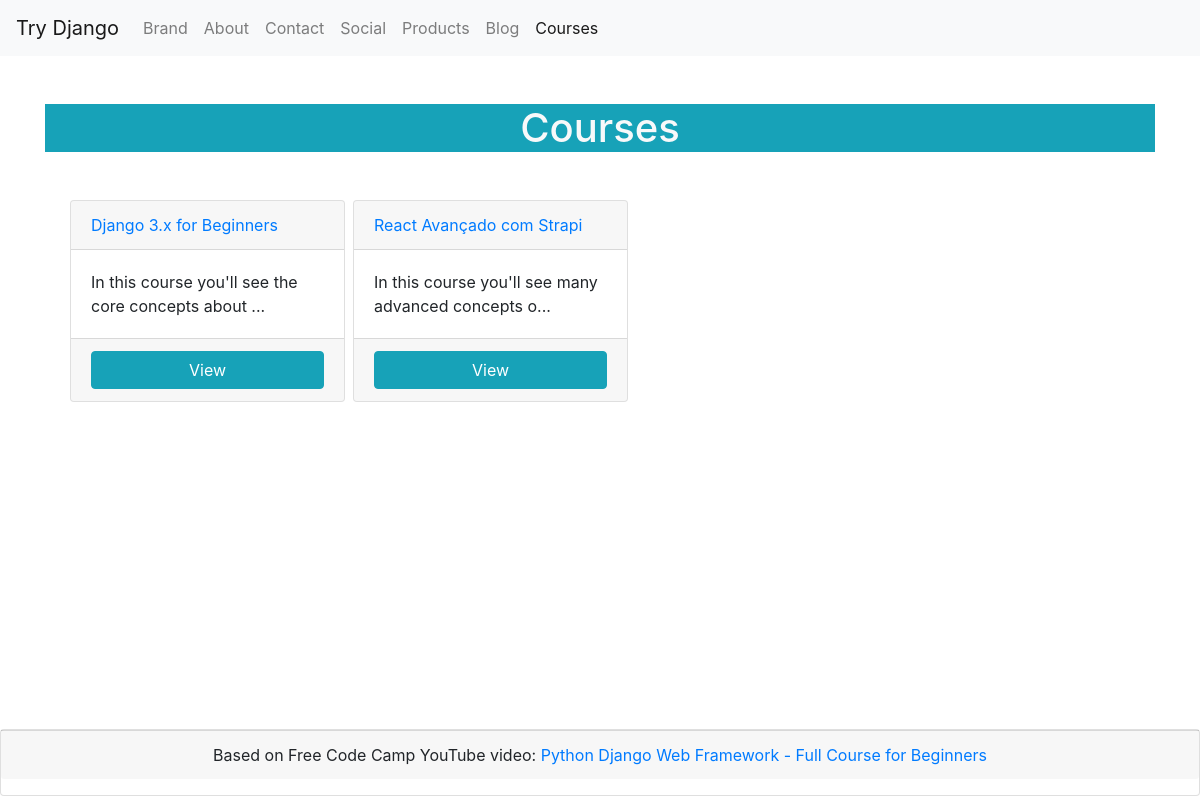
Page /courses/ on the earlier database version.
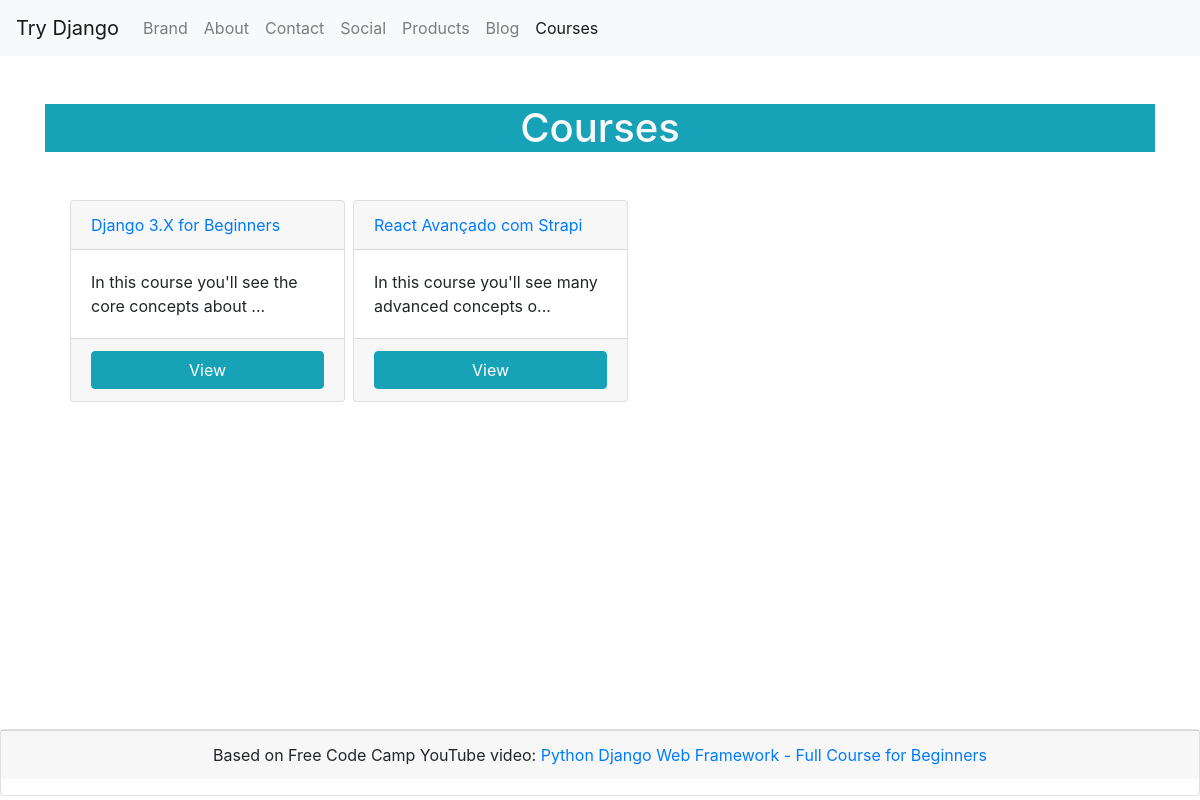
Same page on the later database version.
### courses/models.py (models this page shows)
class Course(models.Model):
    title = models.CharField(max_length=120)
    description = models.CharField(max_length=300, null=True)
    def __str__(self):
        return self.title
    def get_absolute_url(self):
        return reverse('courses:course_detail', kwargs={"course_id": self.id})

### courses/views.py (the view)
# urls.py: path('', CoursesListView.as_view(), name='index'),
class CoursesListView(View):
    template_name = 'courses_list.html'
    def get(self, request, *args, **kwargs):
        courses = Course.objects.all()
        context = {
            'courses': courses,
            'page_title': 'Courses'
        }
        return render(request, self.template_name, context)

### pages/templatetags/helpers.py (called while the page is built)
@register.simple_tag
def link_is_active(request, url):
    is_home_url = request.path == '/' and request.path == url
    has_same_parent = url.split('/')[1] == request.path.split('/')[1]
    if is_home_url:
        return 'active'
    if has_same_parent:
        return 'active'
    return ''

@register.simple_tag
def content_max_length(value, max_length):
    return f"{value[:max_length]}..."

### courses/templates/courses_list.html (shortened to what this page needs)
{% extends 'base.html' %}
{% load helpers %}
{% block content %}
    <h1 class="text-center text-light bg-info my-5">Courses</h1>
    <ul class="row">
    {% for course in courses %}
        <li class="col-sm-12 col-lg-3 p-0 mr-2 mb-2 card">
            <a href="{{course.get_absolute_url}}" class="card-header">{{course}}</a>
            <span class="card-body">{% content_max_length course.description 50 %}</span>
            <div class="card-footer btn-group">
                <a href="{{course.get_absolute_url}}" class="btn btn-info">View</a>
            </div>
        </li>
    {% endfor %}
    </ul>
{% endblock content %}

Differences in the rows shown:
changed Course "In this course you'll see the core concepts about ...": title "Django 3.x for Beginners" → "Django 3.X for Beginners"
